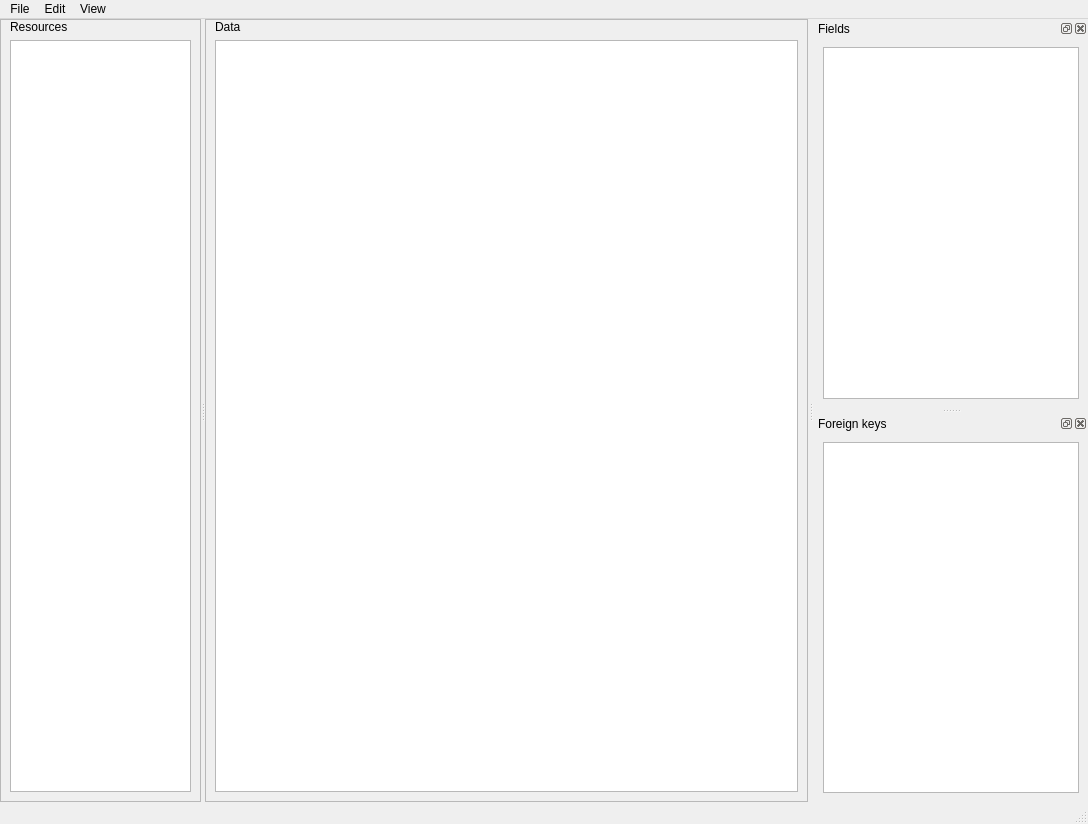
<?xml version="1.0" encoding="UTF-8"?>
<!--
######################################################################################################################
# Copyright (C) 2017 - 2018 Spine project consortium
# This file is part of Spine Toolbox.
# Spine Toolbox is free software: you can redistribute it and/or modify it under the terms of the GNU Lesser General
# Public License as published by the Free Software Foundation, either version 3 of the License, or (at your option)
# any later version. This program is distributed in the hope that it will be useful, but WITHOUT ANY WARRANTY;
# without even the implied warranty of MERCHANTABILITY or FITNESS FOR A PARTICULAR PURPOSE. See the GNU Lesser General
# Public License for more details. You should have received a copy of the GNU Lesser General Public License along with
# this program. If not, see <http://www.gnu.org/licenses/>.
######################################################################################################################
-->
<ui version="4.0">
 <class>MainWindow</class>
 <widget class="QMainWindow" name="MainWindow">
  <property name="geometry">
   <rect>
    <x>0</x>
    <y>0</y>
    <width>1088</width>
    <height>824</height>
   </rect>
  </property>
  <property name="windowTitle">
   <string>Spine datapackage editor</string>
  </property>
  <widget class="QWidget" name="centralwidget">
   <layout class="QVBoxLayout" name="verticalLayout_2">
    <property name="spacing">
     <number>0</number>
    </property>
    <property name="leftMargin">
     <number>0</number>
    </property>
    <property name="topMargin">
     <number>0</number>
    </property>
    <property name="rightMargin">
     <number>0</number>
    </property>
    <property name="bottomMargin">
     <number>0</number>
    </property>
    <item>
     <widget class="QSplitter" name="splitter">
      <property name="orientation">
       <enum>Qt::Horizontal</enum>
      </property>
      <widget class="QFrame" name="frame">
       <property name="sizePolicy">
        <sizepolicy hsizetype="Preferred" vsizetype="Preferred">
         <horstretch>1</horstretch>
         <verstretch>0</verstretch>
        </sizepolicy>
       </property>
       <property name="frameShape">
        <enum>QFrame::StyledPanel</enum>
       </property>
       <property name="frameShadow">
        <enum>QFrame::Raised</enum>
       </property>
       <layout class="QVBoxLayout" name="verticalLayout">
        <property name="spacing">
         <number>6</number>
        </property>
        <property name="leftMargin">
         <number>9</number>
        </property>
        <property name="topMargin">
         <number>0</number>
        </property>
        <property name="rightMargin">
         <number>9</number>
        </property>
        <property name="bottomMargin">
         <number>9</number>
        </property>
        <item>
         <widget class="QLabel" name="label">
          <property name="sizePolicy">
           <sizepolicy hsizetype="Preferred" vsizetype="Preferred">
            <horstretch>1</horstretch>
            <verstretch>0</verstretch>
           </sizepolicy>
          </property>
          <property name="text">
           <string>Resources</string>
          </property>
         </widget>
        </item>
        <item>
         <widget class="CopyPasteTableView" name="tableView_resources">
          <property name="sizePolicy">
           <sizepolicy hsizetype="Expanding" vsizetype="Expanding">
            <horstretch>1</horstretch>
            <verstretch>0</verstretch>
           </sizepolicy>
          </property>
          <property name="layoutDirection">
           <enum>Qt::LeftToRight</enum>
          </property>
          <property name="selectionBehavior">
           <enum>QAbstractItemView::SelectItems</enum>
          </property>
          <property name="showGrid">
           <bool>false</bool>
          </property>
          <attribute name="horizontalHeaderHighlightSections">
           <bool>false</bool>
          </attribute>
          <attribute name="verticalHeaderVisible">
           <bool>false</bool>
          </attribute>
         </widget>
        </item>
       </layout>
      </widget>
      <widget class="QFrame" name="frame_2">
       <property name="sizePolicy">
        <sizepolicy hsizetype="Preferred" vsizetype="Preferred">
         <horstretch>3</horstretch>
         <verstretch>0</verstretch>
        </sizepolicy>
       </property>
       <property name="frameShape">
        <enum>QFrame::StyledPanel</enum>
       </property>
       <property name="frameShadow">
        <enum>QFrame::Raised</enum>
       </property>
       <layout class="QVBoxLayout" name="verticalLayout_3">
        <property name="leftMargin">
         <number>9</number>
        </property>
        <property name="topMargin">
         <number>0</number>
        </property>
        <property name="rightMargin">
         <number>9</number>
        </property>
        <property name="bottomMargin">
         <number>9</number>
        </property>
        <item>
         <widget class="QLabel" name="label_2">
          <property name="sizePolicy">
           <sizepolicy hsizetype="Preferred" vsizetype="Preferred">
            <horstretch>2</horstretch>
            <verstretch>0</verstretch>
           </sizepolicy>
          </property>
          <property name="text">
           <string>Data</string>
          </property>
         </widget>
        </item>
        <item>
         <widget class="CopyPasteTableView" name="tableView_resource_data">
          <property name="sizePolicy">
           <sizepolicy hsizetype="Expanding" vsizetype="Expanding">
            <horstretch>2</horstretch>
            <verstretch>0</verstretch>
           </sizepolicy>
          </property>
          <property name="layoutDirection">
           <enum>Qt::LeftToRight</enum>
          </property>
          <property name="tabKeyNavigation">
           <bool>false</bool>
          </property>
          <attribute name="horizontalHeaderVisible">
           <bool>true</bool>
          </attribute>
          <attribute name="horizontalHeaderHighlightSections">
           <bool>false</bool>
          </attribute>
          <attribute name="verticalHeaderVisible">
           <bool>false</bool>
          </attribute>
          <attribute name="verticalHeaderHighlightSections">
           <bool>false</bool>
          </attribute>
         </widget>
        </item>
       </layout>
      </widget>
     </widget>
    </item>
   </layout>
  </widget>
  <widget class="QMenuBar" name="menubar">
   <property name="geometry">
    <rect>
     <x>0</x>
     <y>0</y>
     <width>1088</width>
     <height>28</height>
    </rect>
   </property>
   <property name="nativeMenuBar">
    <bool>false</bool>
   </property>
   <widget class="QMenu" name="menuFile">
    <property name="title">
     <string>File</string>
    </property>
    <property name="toolTipsVisible">
     <bool>true</bool>
    </property>
    <addaction name="actionLoad_datapackage"/>
    <addaction name="actionSave_datapackage"/>
    <addaction name="separator"/>
    <addaction name="separator"/>
    <addaction name="actionExport_to_spine"/>
    <addaction name="separator"/>
    <addaction name="actionClose"/>
   </widget>
   <widget class="QMenu" name="menuEdit">
    <property name="title">
     <string>Edit</string>
    </property>
    <addaction name="actionCopy"/>
    <addaction name="actionPaste"/>
   </widget>
   <widget class="QMenu" name="menuView">
    <property name="title">
     <string>View</string>
    </property>
    <widget class="QMenu" name="menuDock_Widgets">
     <property name="title">
      <string>Dock Widgets</string>
     </property>
    </widget>
    <addaction name="menuDock_Widgets"/>
   </widget>
   <addaction name="menuFile"/>
   <addaction name="menuEdit"/>
   <addaction name="menuView"/>
  </widget>
  <widget class="QStatusBar" name="statusbar"/>
  <widget class="QDockWidget" name="dockWidget_fields">
   <property name="allowedAreas">
    <set>Qt::AllDockWidgetAreas</set>
   </property>
   <property name="windowTitle">
    <string>Fields</string>
   </property>
   <attribute name="dockWidgetArea">
    <number>2</number>
   </attribute>
   <widget class="QWidget" name="dockWidgetContents_5">
    <layout class="QVBoxLayout" name="verticalLayout_8">
     <item>
      <widget class="CopyPasteTableView" name="tableView_fields">
       <property name="layoutDirection">
        <enum>Qt::LeftToRight</enum>
       </property>
       <property name="selectionBehavior">
        <enum>QAbstractItemView::SelectItems</enum>
       </property>
       <property name="showGrid">
        <bool>true</bool>
       </property>
       <attribute name="horizontalHeaderHighlightSections">
        <bool>false</bool>
       </attribute>
       <attribute name="horizontalHeaderShowSortIndicator" stdset="0">
        <bool>false</bool>
       </attribute>
       <attribute name="verticalHeaderVisible">
        <bool>false</bool>
       </attribute>
      </widget>
     </item>
    </layout>
   </widget>
  </widget>
  <widget class="QDockWidget" name="dockWidget_foreign_keys">
   <property name="windowTitle">
    <string>Foreign keys</string>
   </property>
   <attribute name="dockWidgetArea">
    <number>2</number>
   </attribute>
   <widget class="QWidget" name="dockWidgetContents_6">
    <layout class="QVBoxLayout" name="verticalLayout_9">
     <item>
      <widget class="CopyPasteTableView" name="tableView_foreign_keys">
       <property name="layoutDirection">
        <enum>Qt::LeftToRight</enum>
       </property>
       <property name="selectionBehavior">
        <enum>QAbstractItemView::SelectItems</enum>
       </property>
       <property name="showGrid">
        <bool>true</bool>
       </property>
       <property name="gridStyle">
        <enum>Qt::SolidLine</enum>
       </property>
       <attribute name="horizontalHeaderHighlightSections">
        <bool>false</bool>
       </attribute>
       <attribute name="verticalHeaderVisible">
        <bool>false</bool>
       </attribute>
      </widget>
     </item>
    </layout>
   </widget>
  </widget>
  <action name="actionSave_datapackage">
   <property name="text">
    <string>Save &quot;datapackage.json&quot;</string>
   </property>
   <property name="toolTip">
    <string>Save as 'datapackage.json'</string>
   </property>
   <property name="shortcut">
    <string>Ctrl+S</string>
   </property>
  </action>
  <action name="actionClose">
   <property name="icon">
    <iconset resource="resources/resources_icons.qrc">
     <normaloff>:/icons/close.png</normaloff>:/icons/close.png</iconset>
   </property>
   <property name="text">
    <string>Close</string>
   </property>
   <property name="shortcut">
    <string>Ctrl+W</string>
   </property>
  </action>
  <action name="actionRemove_foreign_keys">
   <property name="icon">
    <iconset resource="resources/resources_icons.qrc">
     <normaloff>:/icons/minus.png</normaloff>:/icons/minus.png</iconset>
   </property>
   <property name="text">
    <string>Remove foreign keys</string>
   </property>
   <property name="toolTip">
    <string>Remove selected foreign keys.</string>
   </property>
  </action>
  <action name="actionLoad_datapackage">
   <property name="text">
    <string>Load datapackage</string>
   </property>
   <property name="shortcut">
    <string>Ctrl+L</string>
   </property>
  </action>
  <action name="actionExport_to_spine">
   <property name="icon">
    <iconset resource="resources/resources_icons.qrc">
     <normaloff>:/icons/Spine_db_icon.png</normaloff>:/icons/Spine_db_icon.png</iconset>
   </property>
   <property name="text">
    <string>Export to Spine format</string>
   </property>
   <property name="shortcut">
    <string>Ctrl+E</string>
   </property>
  </action>
  <action name="actionCopy">
   <property name="icon">
    <iconset resource="resources/resources_icons.qrc">
     <normaloff>:/icons/copy.png</normaloff>:/icons/copy.png</iconset>
   </property>
   <property name="text">
    <string>Copy</string>
   </property>
   <property name="shortcut">
    <string>Ctrl+C</string>
   </property>
  </action>
  <action name="actionPaste">
   <property name="icon">
    <iconset resource="resources/resources_icons.qrc">
     <normaloff>:/icons/paste.png</normaloff>:/icons/paste.png</iconset>
   </property>
   <property name="text">
    <string>Paste</string>
   </property>
   <property name="shortcut">
    <string>Ctrl+V</string>
   </property>
  </action>
  <action name="actionxx">
   <property name="text">
    <string>xx</string>
   </property>
  </action>
 </widget>
 <customwidgets>
  <customwidget>
   <class>CopyPasteTableView</class>
   <extends>QTableView</extends>
   <header>widgets/custom_qtableview.h</header>
  </customwidget>
 </customwidgets>
 <resources>
  <include location="resources/resources_icons.qrc"/>
 </resources>
 <connections/>
</ui>
